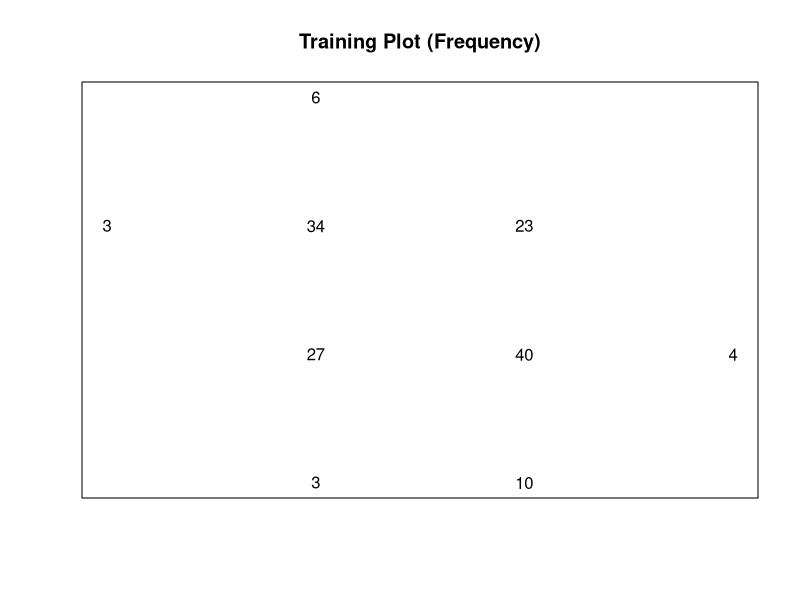
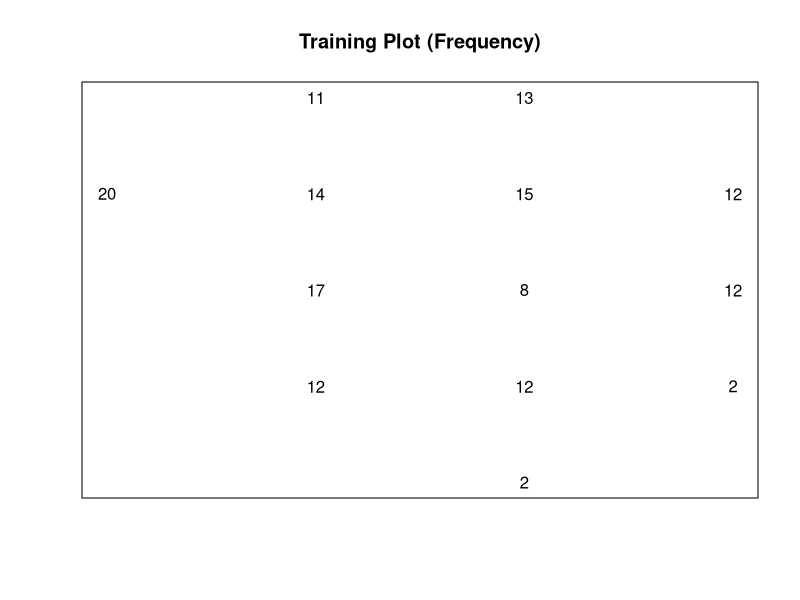
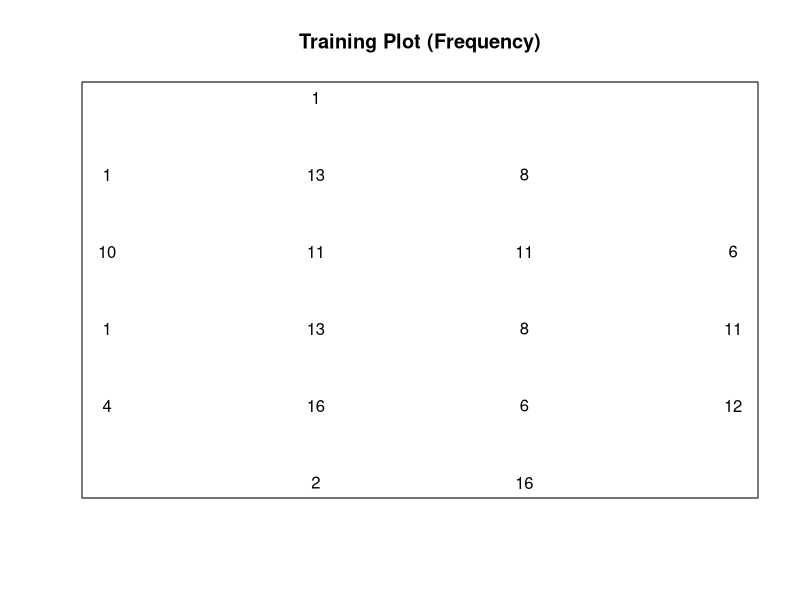
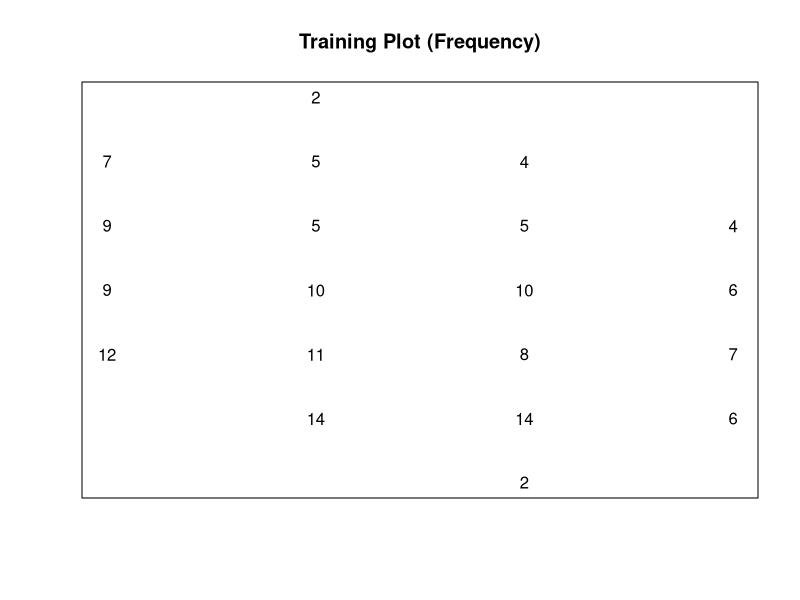
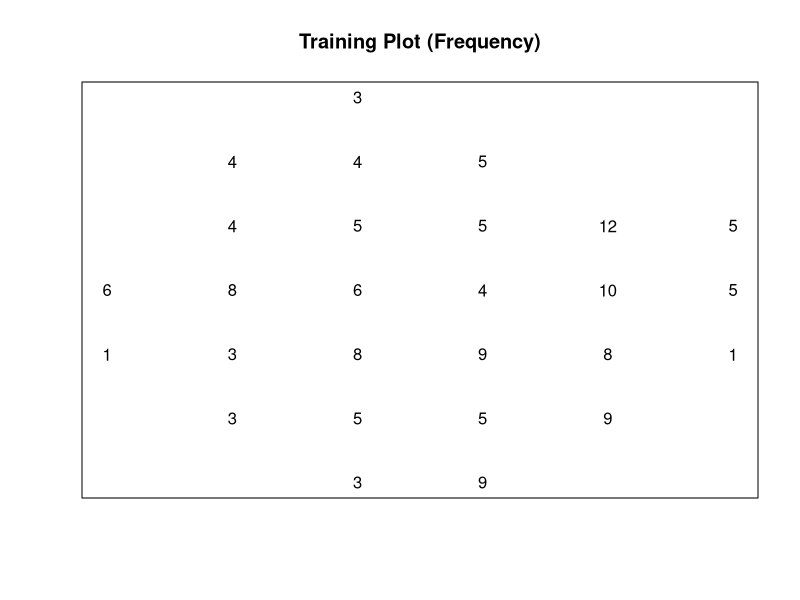
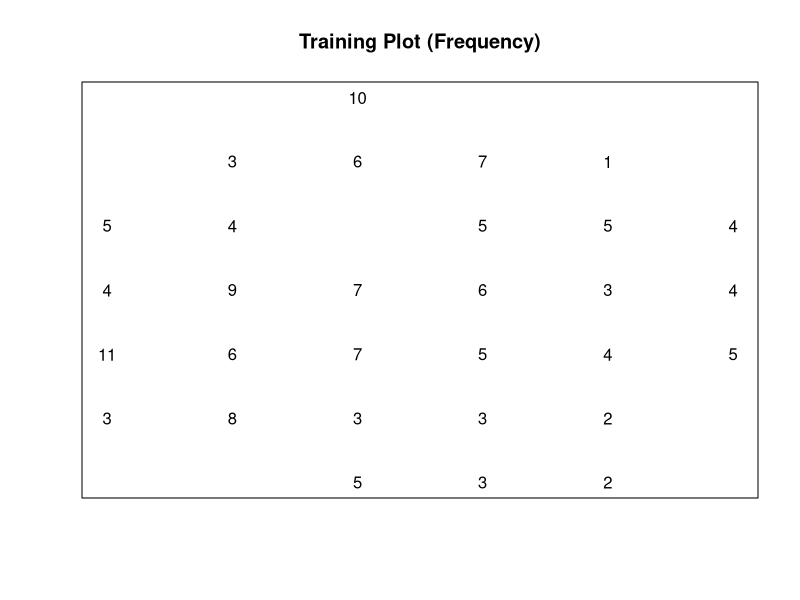
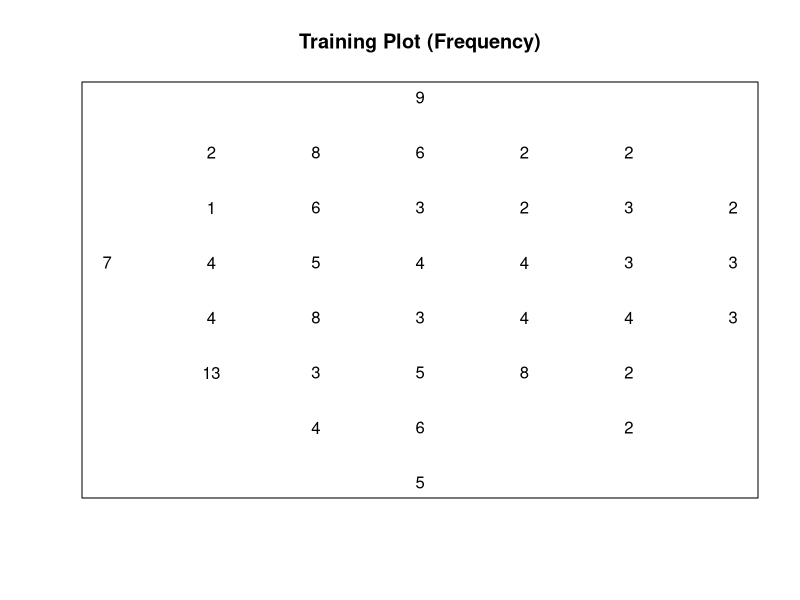
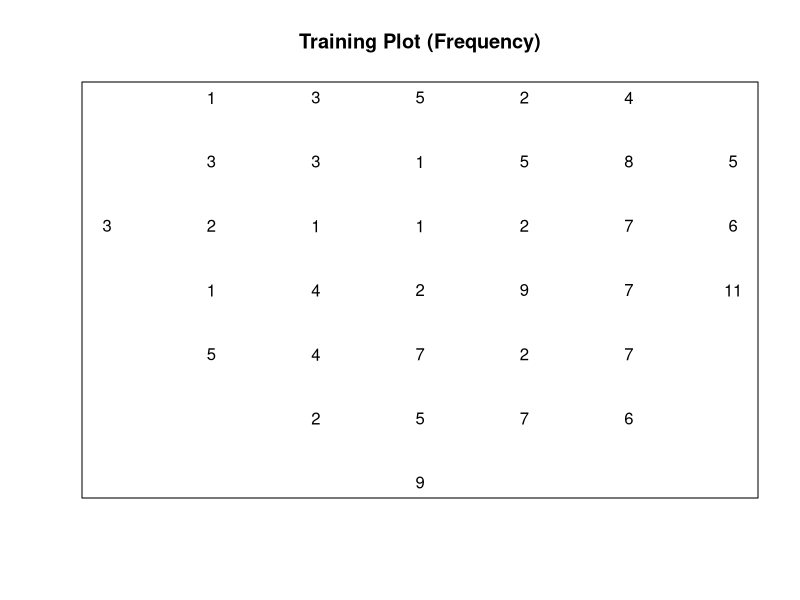

Write R code to recreate these figures, in order.
#load("Q:/Abteilungsprojekte/eng/SWWData/Alex/Validation/SBR_raw.RData")
#df <- traindata
df <- iris[,1:4]

# Function for debugging only. 
# Can be used to plot the gsom frequency at any stage druring the training process.
# All collumns of the dataframe are expected to contain numeric values.
print_crude <- function(gsom_model_t){
  plot(gsom_model_t$nodes$position$x, 
       gsom_model_t$nodes$position$y, 
       type="n", main="Training Plot (Frequency)", xlab="", ylab="", xaxt='n', yaxt='n',
       pch=16, cex=3, col=gray(gsom_model_t$nodes$freq/max(gsom_model_t$nodes$freq)))
  text(gsom_model_t$nodes$position$x, 
       gsom_model_t$nodes$position$y, 
       gsom_model_t$nodes$freq)
}

# Normalizing the training or testdata (min/max) in order to balance the impact
# of the different properties of the dataframe
gsom.normalize <- function(df){
  min <- apply(df, 2, function(x){min(x)})
  max <- apply(df, 2, function(x){max(x)})
  df <- t(apply(df, 1, function(x){(x-min)/(max-min)}))
  return(df)
}
#df <- gsom.normalize(df[1:800,3:10])
df <- gsom.normalize(df)

# Gnenerate the basic data structure for the GSOM model. 
# Creates for initial nodes that are initialized with random values.
# Returns trainable gsom model
gsom.init <- function(spreadFactor, df){
  #Initialize Network
  nodes <- list(
    position = data.frame(
      x=c(1, 1, 0, 0),
      y=c(1, 0, 1, 0)
    ),
    weight = matrix(runif((4*ncol(df))), 4),
    error = c(0, 0, 0, 0),
    freq = c(0, 0, 0, 0)
  )
  training = data.frame(
    iteration = integer(0),
    training_stage = integer(0),
    meandist = numeric(0),
    nodecount = integer(0),
    nodegrowth = integer(0)
  )
  herr = 0
  GT = -ncol(df) * log(spreadFactor)
  gsom_net <- list(nodes = nodes, training = training, herr = herr, GT = GT)
  #Calculate Growth Threshhold
  return(gsom_net)
}
gsom_model <- gsom.init(0.3, df)

# Removes nodes, that were never marked as winners. These nodes are irrelevant as no
# Data is best represented by these nodes
# Unfortunatly the paper is not clear on when to remove empty nodes. It is assumed for this
# implementation, that the function shall be called after every iteration through the training df.
# Requires and returns gsom_models
gsom.emptyremove <- function(gsom_model){
  rmlist <- which(gsom_model$nodes$freq == 0)
  if(length(rmlist)!=0) {
    gsom_model$nodes$position <- gsom_model$nodes$position[-rmlist,]
    gsom_model$nodes$weight <- gsom_model$nodes$weight[-rmlist,]
    gsom_model$nodes$error <- gsom_model$nodes$error[-rmlist]
    gsom_model$nodes$freq <- gsom_model$nodes$freq[-rmlist]
  }
  return(gsom_model)
}

# Creates new nodes and initializes them.
# Requires gsom_model plus the coordinates where to grow the new node.
# Returns gsom_model. 
gsom.newnode <- function(gsom_model, x, y){
  #grow node
  gsom_model$nodes$position <- rbind(gsom_model$nodes$position, c(x, y))
  gsom_model$nodes$error <- c(gsom_model$nodes$error, 0)
  gsom_model$nodes$freq <- c(gsom_model$nodes$freq, 0)
  
  #Get Topology
  self <- which(gsom_model$nodes$position$x == x & gsom_model$nodes$position$y == y)
  top <- which(gsom_model$nodes$position$x == x & gsom_model$nodes$position$y == y+1)
  bottom <- which(gsom_model$nodes$position$x == x & gsom_model$nodes$position$y == y-1)
  left <- which(gsom_model$nodes$position$x == x+1 & gsom_model$nodes$position$y == y)
  right <- which(gsom_model$nodes$position$x == x-1 & gsom_model$nodes$position$y == y)
  neighbours <- c(top, bottom, left, right)
  
  #Weight calculation
  if(length(neighbours)>1){
    #Case B
    nweight <- (gsom_model$nodes$weight[neighbours[1],] + gsom_model$nodes$weight[neighbours[2],]) / 2
  }else{
    if(length(neighbours)==0)
      stop("No neighbours")
    posnx <- gsom_model$nodes$position[neighbours[1],'x']
    posny <- gsom_model$nodes$position[neighbours[1],'y']
    s2 <- which(gsom_model$nodes$position$x == posnx & gsom_model$nodes$position$y == posny)
    t2 <- which(gsom_model$nodes$position$x == posnx & gsom_model$nodes$position$y == posny+1)
    b2 <- which(gsom_model$nodes$position$x == posnx & gsom_model$nodes$position$y == posny-1)
    l2 <- which(gsom_model$nodes$position$x == posnx+1 & gsom_model$nodes$position$y == posny)
    r2 <- which(gsom_model$nodes$position$x == posnx-1 & gsom_model$nodes$position$y == posny)
    n2 <- c(b2, t2, r2, l2)
    if(which(n2==self))
      n2 <- n2[-which(n2==self)]
    ca <- which(gsom_model$nodes$position$x == ((posnx - x) + posnx) & gsom_model$nodes$position$y == ((posny - y) + posny))
    if(length(ca)!=0){
      #Case A
      nweight <- rep(-1, ncol(gsom_model$nodes$weight))
      for(l in 1:ncol(gsom_model$nodes$weight)){
        if(gsom_model$nodes$weight[ca,l]>gsom_model$nodes$weight[s2,l])
          nweight[l] <- gsom_model$nodes$weight[s2,l]-(gsom_model$nodes$weight[ca,l] - gsom_model$nodes$weight[s2,l])
        else
          nweight[l] <- gsom_model$nodes$weight[s2,l]+(gsom_model$nodes$weight[s2,l] - gsom_model$nodes$weight[ca,l])
      }
    } else if(length(n2) == 0){
      #Case D
      t1 <- apply(gsom_model$nodes$weight, 2, min)
      t2 <- apply(gsom_model$nodes$weight, 2, max)
      nweight <- (t1+t2)/2
    } else {
      #Case C
      nweight <- rep(-1, ncol(gsom_model$nodes$weight))
      for(l in 1:ncol(gsom_model$nodes$weight)){
        if(gsom_model$nodes$weight[n2[1],l]>gsom_model$nodes$weight[s2,l])
          nweight[l] <- gsom_model$nodes$weight[s2,l]-(gsom_model$nodes$weight[n2[1],l] - gsom_model$nodes$weight[s2,l])
        else
          nweight[l] <- gsom_model$nodes$weight[s2,l]+(gsom_model$nodes$weight[s2,l] - gsom_model$nodes$weight[n2[1],l])
      }
    }
  }
  
  #Enter new weights
  gsom_model$nodes$weight <- rbind(gsom_model$nodes$weight, nweight)
  
  return(gsom_model)
}

# Main loop during stage 1 (Growing phase) of the training process
# Loops through training set and assigns every event a winner and keeps track of error and initializes growth of the grid
# Requires gsom_model, df. Tuning Parameters: Max no of repetitions, alpha (Parameter determining the learning rate (between 0 and 1))
# Returns gsom_model (fro smoothing phase)
gsom.grow <- function(gsom_model, df, rep=50, alpha = 0.5, ...){
  winner <- "Dummy"
  total_iterations <- nrow(df)*rep
  gsom_model$nodes$error <- rep(0, times=length(gsom_model$nodes$error))
  
  #Present Input
  for(i in 1:rep){
    
    nodegrow <- 0
    errorsum <- 0
    
    gsom_model$nodes$freq <- rep(0, times=length(gsom_model$nodes$freq))
    #gsom_model$nodes$error <- rep(0, times=length(gsom_model$nodes$error))
    t1 <- Sys.time()
    for(j in 1:nrow(df)){
      #Set Learning Rate
      #Recalculate Learning Rate
      #Contradiction to Paper. Learning rate is as defined in kohonen package
      learningRate <- (total_iterations-(i*j))/total_iterations * 1-(3.8/nrow(gsom_model$nodes$weight)) * alpha
      
      #CalcErrorValues
      errors <- sqrt(rowSums(sweep(gsom_model$nodes$weight, MARGIN = 2, df[j,], FUN="-")^2, dims=1))

      #Determine Winner
      minError=min(errors)
      errorsum = errorsum + minError
      winner <- which(grepl(minError, errors))
      #fixes problem when two errors are the same for two nodes
      if(length(winner)>1) winner <- winner[1]
      
      #Increase Error Value of Winner
      gsom_model$nodes$error[winner] <- gsom_model$nodes$error[winner] + minError
      gsom_model$nodes$freq[winner] <- gsom_model$nodes$freq[winner] + 1
      
      #Adjust Weights of Neighbourhood
      #Note: Just the direct neighbours are considered. The paper does not give information about the neighbourhood size used.
      winner.x <- gsom_model$nodes$position[winner,'x']
      winner.y <- gsom_model$nodes$position[winner,'y']
      self <- winner
      top <- which(gsom_model$nodes$position$x == winner.x & gsom_model$nodes$position$y == winner.y+1)
      bottom <- which(gsom_model$nodes$position$x == winner.x & gsom_model$nodes$position$y == winner.y-1)
      right <- which(gsom_model$nodes$position$x == winner.x+1 & gsom_model$nodes$position$y == winner.y)
      left <- which(gsom_model$nodes$position$x == winner.x-1 & gsom_model$nodes$position$y == winner.y)
      adjust <- c(self, top, bottom, left, right)
      for(k in 1:length(adjust)){
        gsom_model$nodes$weight[adjust[k],] <- gsom_model$nodes$weight[adjust[k],]+ (df[j,] - gsom_model$nodes$weight[adjust[k],]) * learningRate
      }
      
      #Update Maximum Error
      gsom_model$herr <- max(gsom_model$nodes$error[winner], gsom_model$herr)
      
      #Growth Condition
      if(gsom_model$herr > gsom_model$GT){
        gsom_model$herr <- 0
        if(length(adjust)>4){
          #Not a boundry node -> Spread it.
          gsom_model$nodes$error[self] = gsom_model$GT / 2
          #Note: This is ugly, since growth condidion is only checked, once the following nodes are winners again.
          #Also we are checking the topology once again...
          top <- which(gsom_model$nodes$position$x == winner.x & gsom_model$nodes$position$y == winner.y+1)
          bottom <- which(gsom_model$nodes$position$x == winner.x & gsom_model$nodes$position$y == winner.y-1)
          right <- which(gsom_model$nodes$position$x == winner.x+1 & gsom_model$nodes$position$y == winner.y)
          left <- which(gsom_model$nodes$position$x == winner.x-1 & gsom_model$nodes$position$y == winner.y)
          adjust <- c(self, top, bottom, left, right)
          for(m in 1:4){
            #The paper suggests values for gamma between 0 and 1
            gam <- 0.5
            gsom_model$nodes$error[adjust[m]] = gsom_model$nodes$error[adjust[m]] * (1+gam)
          }
        } else {
          #Boundry node -> Grow net.
          nodegrow = nodegrow + 1
          if(length(top)==0) gsom_model <- gsom.newnode(gsom_model, winner.x, winner.y+1)
          if(length(bottom)==0) gsom_model <- gsom.newnode(gsom_model, winner.x, winner.y-1)
          if(length(right)==0) gsom_model <- gsom.newnode(gsom_model, winner.x+1, winner.y)
          if(length(left)==0) gsom_model <- gsom.newnode(gsom_model, winner.x-1, winner.y)
          #Not clearly mentioned in the paper
          gsom_model$nodes$error[self]=0
        }
        #Distribute Error
        
      }
      
      rm(self, top, bottom, left, right)
      #print_crude(gsom_model)
      #Sys.sleep(0.1)
      
    }
    meandist <- errorsum/nrow(df)
    curr_train = c(iteration=i, training_stage=1, meandist=meandist, nodecount=nrow(gsom_model$nodes$position), nodegrow=nodegrow)
    print(curr_train)
    gsom_model$training[nrow(gsom_model$training)+1,] <- curr_train
    gsom_model <- gsom.emptyremove(gsom_model)
    t2 <- Sys.time()
    print(t2-t1)
    print_crude(gsom_model)
  }
  #Run until Growth is reduced to minimum level:
    #Initialize new node weights
    #Initialize learning rate
  return(gsom_model)
}
#gsom_model_t = gsom.grow(gsom_model, df[1:800,], rep=100)
gsom_model_t = gsom.grow(gsom_model, df, rep=500)

gsom.smooth <- function(...){
  #Reduce learning rate
  #fix starting neighbourhood
  #Find Winner
  #Adapt Weights
}

gsom.geterrordist <- function(winner, newnode, ...){
  newerror = 0
  for(k in 1:ncol(winner$weight)){
    newerror = newerror + (newnode[,k]-winner$weight[,k])^2
  }
  newerror = sqrt(newerror)
  errordist = winner.error + newerror
  return(errordist)
}

gsom.updateherr <- function(errordist_i, herr){
  if(herr < errordist_i) return(errordist_i)
  else return(herr)
}

gsom.isborderneuron <- function(gsom_net){
  if(gsom_net[x]) TRUE
}

gsom.grownet <- function(...){
  if(gsom_net[gsom_net$x==(toextednd$x+1), gsom_net$y==gtoextend$y])
    rbind(gsom_net, c(toextend$x+1, toextend$y, NULL, 0))
  if(gsom_net[gsom_net$x==(toextednd$x-1), gsom_net$y==gtoextend$y])
    rbind(gsom_net, c(toextend$x-1, toextend$y, NULL, 0))
  if(gsom_net[gsom_net$x==toextednd$x, gsom_net$y==(gtoextend$y+1)])
    rbind(gsom_net, c(toextend$x, toextend$y+1, NULL, 0))
  if(gsom_net[gsom_net$x==toextednd$x, gsom_net$y==(gtoextend$y-1)])
    rbind(gsom_net, c(toextend$x, toextend$y-1, NULL, 0))
}

gsom.train <- function(df, sf, len=50){
  df <- gsom.normalize(df)
  model <- gsom.init(sf, df)
  gsom.grow(model, df, len)
}

gsom.propertyplot_crude <- function(gsom_model){
  plot(x=gsom_model_t$training$iteration, y=gsom_model_t$training$meandist, col=gsom_model_t$training$training_stage+1, type="l",
       main="Training Progress", xlab="Number of iterations", ylab="Mean Distance to Unit")
  plot(gsom_model_t$nodes$position$x, 
       gsom_model_t$nodes$position$y, 
       type="p", main=paste("Density"), xlab="", ylab="", xaxt='n', yaxt='n',
       pch=16, cex=3, col=grey((gsom_model_t$nodes$freq/max(gsom_model_t$nodes$freq))^2))
  for(n in 1:ncol(gsom_model_t$nodes$weight)){
    plot(gsom_model_t$nodes$position$x, 
       gsom_model_t$nodes$position$y, 
       type="p", main=paste("Property Nr:", n), xlab="", ylab="", xaxt='n', yaxt='n',
       pch=16, cex=3, col=gray((gsom_model_t$nodes$weight[,n]/max(gsom_model_t$nodes$weight[,n]))^2))
  }
}